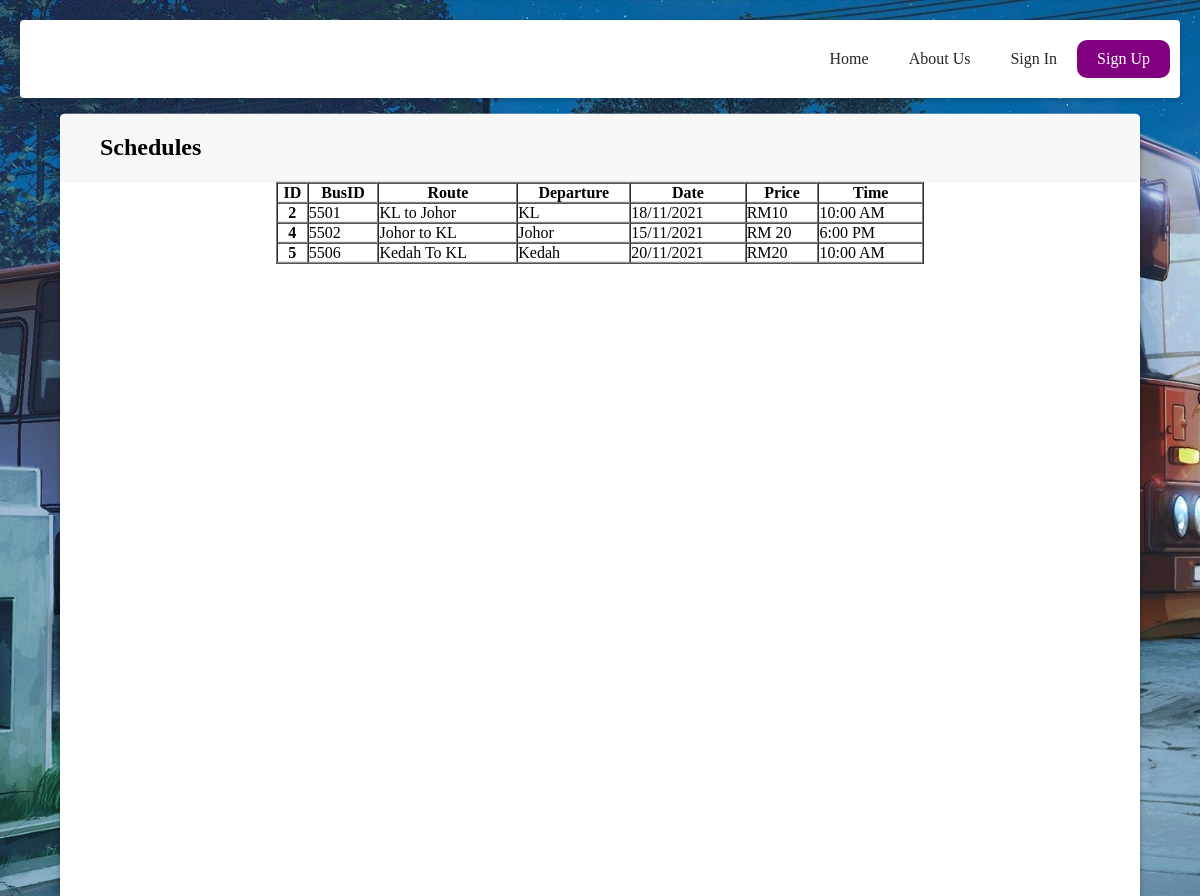
The app's page /results.php with its own data.
### tables this page shows
CREATE TABLE `schedules` (
  `ID` int(255) NOT NULL,
  `BusPlateNumber` varchar(255) NOT NULL,
  `Route` varchar(255) NOT NULL,
  `Departure` varchar(255) NOT NULL,
  `Date` varchar(255) NOT NULL,
  `Price` varchar(255) NOT NULL,
  `Time` varchar(255) NOT NULL
);

### results.php (the view, shortened to what this page needs)
<?php
    include 'conn.php';
?>
<!DOCTYPE html>
<html lang="en">
    <head>
        <link rel="stylesheet" href="Styles/results.css">
    </head>
    <body>
        <div class="nav">
            <nav>
                <ul class="nav-links">
                    <li><a href="index.php">Home</a></li>
                    <li><a href="about_us.php">About Us</a></li>
                    <li><a href="sign_in.php">Sign In</a></li>
                    <li><a href="sign_up.php" class="active">Sign Up</a></li>
                </ul>
            </nav>
        </div>
        <div class="container1">
            <div class="header">
                <h2>Schedules</h2>
            </div>
            <center>
                <table border="1" cellspacing="0" cellpadding="10">
                    <thead>
                        <tr>
                        <th scope="col">ID</th>
                        <th scope="col">BusID</th>
                        <th scope="col">Route</th>
                        <th scope="col">Departure</th>
                        <th scope="col">Date</th>
                        <th scope="col">Price</th>
                        <th scope="col">Time</th>
                        </tr>
                    </thead>
                    <tbody>
                        <?php
                            $sql="SELECT * from schedules";
                            $result=mysqli_query($conn, $sql);
                            if($result)
                            {
                                while($row=mysqli_fetch_assoc($result))
                                {
                                    $ID = $row['ID'];
                                    $Bus = $row['BusPlateNumber'];
                                    $Bus2 = $row['Route'];
                                    $Bus3 = $row['Departure'];
                                    $Bus4 = $row['Date'];
                                    $Bus5 = $row['Price'];
                                    $Bus6 = $row['Time'];
                                    print ' <tr>
                                    <th scope="row">'.$ID.'</th>
                                    <td>'.$Bus.'</td>
                                    <td>'.$Bus2.'</td>
                                    <td>'.$Bus3.'</td>
                                    <td>'.$Bus4.'</td>
                                    <td>'.$Bus5.'</td>
                                    <td>'.$Bus6.'</td>
                                    </tr>';
                                }
                            }
                        ?>
                    </tbody>
                </table>
            </center>
        </div>
    </body>
</html>

### Styles/results.css (style rules this page uses)
* { padding: 0; margin: 0; box-sizing: border-box; }
:root { --white: #fff; --purple: #8A2BE2; --black: #000000; --red: #DC143C; --grey: #ccc; }
body { box-sizing: border-box; margin: 0; padding: 0; background-color: var(--grey); background-image: url(../Images/buses-1631019686721-3638.jpg); background-repeat: no-repeat; background-position: center; background-size: cover; background-attachment: fixed; }
.nav { position: relative; max-width: 1200px; margin: 20px auto; padding: 10px; background: #fff; box-sizing: border-box; border-radius: 4px; box-shadow: 0 2px 5px rgba(0,0,0,.2); }
nav { float: right; }
.nav-links { margin: 0; padding: 0; display: flex; }
.nav-links li { list-style: none; }
.nav-links li a { display: block; margin: 10px 0; padding: 10px 20px; text-decoration: none; color: #262626; }
.nav-links li a.active, .nav-links li a:hover { background: purple; color: #fff; transition: 0.5s; border-radius: 10px; }
@media (max-width: 1200px) { .nav { margin: 20px; } }
.container1 { background-color: #fff; border-radius: 5px; box-shadow: 0 2px 5px rgba(0, 0, 0, 0.3); overflow: hidden; width: 90%; position: absolute; margin-top: 2%; top: 55%; left: 50%; transform: translate(-50%,-50%); height: 90%; }
.header { border-bottom: 1px solid #f0f0f0; background-color: #f7f7f7; padding: 20px 40px; }
.header h2 { margin: 0; }
table { width: 60%; }

### records on screen
schedules: ID "2", BusPlateNumber "5501", Route "KL to Johor", Departure "KL", Date "18/11/2021", Price "RM10", Time "10:00 AM"
schedules: ID "4", BusPlateNumber "5502", Route "Johor to KL", Departure "Johor", Date "15/11/2021", Price "RM 20", Time "6:00 PM"
schedules: ID "5", BusPlateNumber "5506", Route "Kedah To KL", Departure "Kedah", Date "20/11/2021", Price "RM20", Time "10:00 AM"
